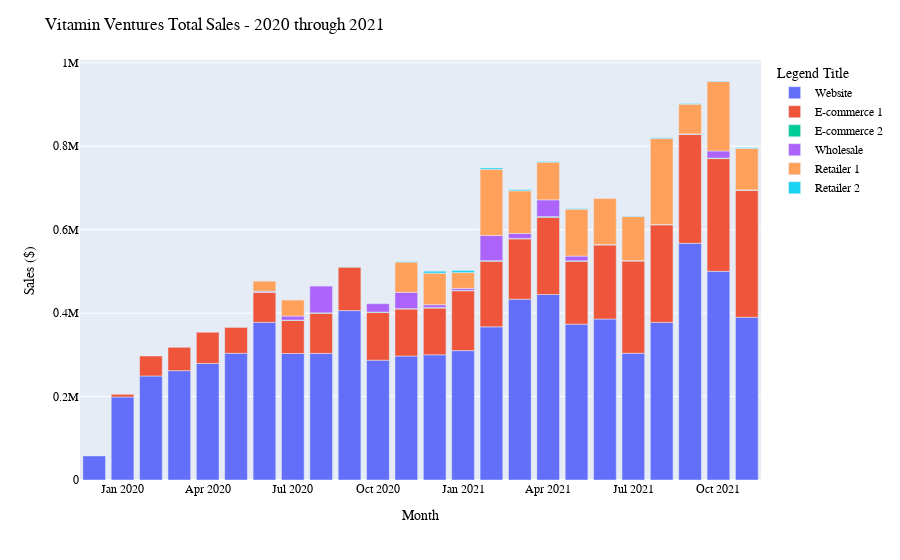

Notebook cell for this chart:
### Code cell
fig = go.Figure()

fig= px.bar(channel_df, x="date", y="sum_net_sales", color="channel_original")

fig.update_layout(
    title="Vitamin Ventures Total Sales - 2020 through 2021",
    xaxis_title="Month",
    yaxis_title="Sales ($)",
    legend_title="Legend Title",
    font=dict(
        family="Courier New, monospace",
        size=12,
        color="Black"),
    xaxis = dict(
      tickmode = 'array',
      tickvals = [1, 4, 7, 10, 13, 16, 19, 22],
      ticktext = ['Jan 2020', 'Apr 2020', 'Jul 2020', 'Oct 2020', 'Jan 2021', 'Apr 2021', 'Jul 2021', 'Oct 2021']
   )
)

    
fig.show()

### Figure 1 — Plotly figure (JSON) as saved in the notebook; plotly's stock layout.template omitted (floating-point values rounded to 4 significant figures)
{"data": [{"alignmentgroup": "True", "hovertemplate": "channel_original=Website<br>date=%{x}<br>sum_net_sales=%{y}<extra></extra>", "legendgroup": "Website", "marker": {"color": "#636efa", "pattern": {"shape": ""}}, "name": "Website", "offsetgroup": "Website", "orientation": "v", "showlegend": true, "textposition": "auto", "type": "bar", "x": ["1/1/2020", "2/1/2020", "3/1/2020", "4/1/2020", "5/1/2020", "6/1/2020", "7/1/2020", "8/1/2020", "9/1/2020", "10/1/2020", "11/1/2020", "12/1/2020", "1/1/2021", "2/1/2021", "3/1/2021", "4/1/2021", "5/1/2021", "6/1/2021", "7/1/2021", "8/1/2021", "9/1/2021", "10/1/2021", "11/1/2021", "12/1/2021"], "xaxis": "x", "y": [57640.0, 199000.0, 249300.0, 262100.0, 279400.0, 303700.0, 377946, 303200.0, 303500.0, 406000.0, 287200.0, 297100.0, 300100.0, 310100.0, 367100.0, 433500.0, 444800.0, 373600.0, 385900.0, 303800.0, 377800.0, 567200.0, 500200.0, 390100.0], "yaxis": "y"}, {"alignmentgroup": "True", "hovertemplate": "channel_original=E-commerce 1<br>date=%{x}<br>sum_net_sales=%{y}<extra></extra>", "legendgroup": "E-commerce 1", "marker": {"color": "#EF553B", "pattern": {"shape": ""}}, "name": "E-commerce 1", "offsetgroup": "E-commerce 1", "orientation": "v", "showlegend": true, "textposition": "auto", "type": "bar", "x": ["2/1/2020", "3/1/2020", "4/1/2020", "5/1/2020", "6/1/2020", "7/1/2020", "8/1/2020", "9/1/2020", "10/1/2020", "11/1/2020", "12/1/2020", "1/1/2021", "2/1/2021", "3/1/2021", "4/1/2021", "5/1/2021", "6/1/2021", "7/1/2021", "8/1/2021", "9/1/2021", "10/1/2021", "11/1/2021", "12/1/2021"], "xaxis": "x", "y": [6400.0, 47860.0, 55980.0, 74730.0, 63200.0, 72020.0, 79300.0, 96320.0, 104300.0, 114100.0, 112800.0, 112000.0, 143400.0, 157300.0, 144400.0, 185000.0, 150500.0, 177300.0, 221200.0, 233700.0, 261000.0, 270200.0, 304600.0], "yaxis": "y"}, {"alignmentgroup": "True", "hovertemplate": "channel_original=E-commerce 2<br>date=%{x}<br>sum_net_sales=%{y}<extra></extra>", "legendgroup": "E-commerce 2", "marker": {"color": "#00cc96", "pattern": {"shape": ""}}, "name": "E-commerce 2", "offsetgroup": "E-commerce 2", "orientation": "v", "showlegend": true, "textposition": "auto", "type": "bar", "x": ["6/1/2020", "7/1/2020", "8/1/2020", "9/1/2020", "10/1/2020", "11/1/2020", "12/1/2020", "1/1/2021", "2/1/2021", "3/1/2021", "4/1/2021", "5/1/2021", "6/1/2021", "7/1/2021", "8/1/2021", "9/1/2021", "10/1/2021", "11/1/2021", "12/1/2021"], "xaxis": "x", "y": [9.995, 434.9, 877.3, 899.8, 1082.0, 1231.0, 885.9, 1275.0, 1178.0, 1305.0, 997.3, 1582.0, 1270.0, 1370.0, 877.3, 949.8, 1145.0, 1300.0, 542.4], "yaxis": "y"}, {"alignmentgroup": "True", "hovertemplate": "channel_original=Wholesale<br>date=%{x}<br>sum_net_sales=%{y}<extra></extra>", "legendgroup": "Wholesale", "marker": {"color": "#ab63fa", "pattern": {"shape": ""}}, "name": "Wholesale", "offsetgroup": "Wholesale", "orientation": "v", "showlegend": true, "textposition": "auto", "type": "bar", "x": ["6/1/2020", "7/1/2020", "8/1/2020", "9/1/2020", "10/1/2020", "11/1/2020", "12/1/2020", "1/1/2021", "2/1/2021", "3/1/2021", "4/1/2021", "5/1/2021", "6/1/2021", "7/1/2021", "8/1/2021", "9/1/2021", "10/1/2021", "11/1/2021", "12/1/2021"], "xaxis": "x", "y": [0, 2224.0, 9590.0, 64050.0, 0, 20010.0, 39080.0, 6741, 4640.0, 60280.0, 12040.0, 40160.0, 11320.0, 16.49, 0, 0, 0, 16910.0, 9.995], "yaxis": "y"}, {"alignmentgroup": "True", "hovertemplate": "channel_original=Retailer 1<br>date=%{x}<br>sum_net_sales=%{y}<extra></extra>", "legendgroup": "Retailer 1", "marker": {"color": "#FFA15A", "pattern": {"shape": ""}}, "name": "Retailer 1", "offsetgroup": "Retailer 1", "orientation": "v", "showlegend": true, "textposition": "auto", "type": "bar", "x": ["7/1/2020", "8/1/2020", "12/1/2020", "1/1/2021", "2/1/2021", "3/1/2021", "4/1/2021", "5/1/2021", "6/1/2021", "7/1/2021", "8/1/2021", "9/1/2021", "10/1/2021", "11/1/2021", "12/1/2021"], "xaxis": "x", "y": [23920.0, 38410.0, 72370.0, 75640.0, 37810.0, 158700.0, 102177, 90264, 112365, 109980, 105657, 206107, 71466, 166600.0, 99360.0], "yaxis": "y"}, {"alignmentgroup": "True", "hovertemplate": "channel_original=Retailer 2<br>date=%{x}<br>sum_net_sales=%{y}<extra></extra>", "legendgroup": "Retailer 2", "marker": {"color": "#19d3f3", "pattern": {"shape": ""}}, "name": "Retailer 2", "offsetgroup": "Retailer 2", "orientation": "v", "showlegend": true, "textposition": "auto", "type": "bar", "x": ["12/1/2020", "1/1/2021", "2/1/2021", "3/1/2021", "4/1/2021", "5/1/2021", "6/1/2021", "8/1/2021", "9/1/2021", "10/1/2021", "11/1/2021", "12/1/2021"], "xaxis": "x", "y": [1511.0, 4709.0, 5000.0, 3383.0, 2620, 1792.0, 1485, 1307.0, 1902.0, 1614, 1102.0, 1786.0], "yaxis": "y"}], "layout": {"barmode": "relative", "font": {"color": "Black", "family": "Courier New, monospace", "size": 12}, "legend": {"title": {"text": "Legend Title"}, "tracegroupgap": 0}, "margin": {"t": 60}, "title": {"text": "Vitamin Ventures Total Sales - 2020 through 2021"}, "xaxis": {"anchor": "y", "domain": [0, 1], "tickmode": "array", "ticktext": ["Jan 2020", "Apr 2020", "Jul 2020", "Oct 2020", "Jan 2021", "Apr 2021", "Jul 2021", "Oct 2021"], "tickvals": [1, 4, 7, 10, 13, 16, 19, 22], "title": {"text": "Month"}}, "yaxis": {"anchor": "x", "domain": [0, 1], "title": {"text": "Sales ($)"}}}}
